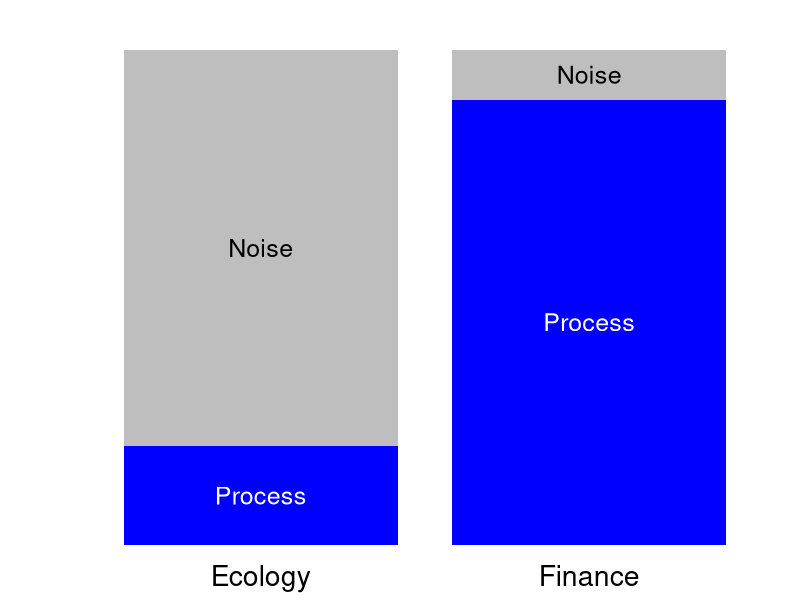
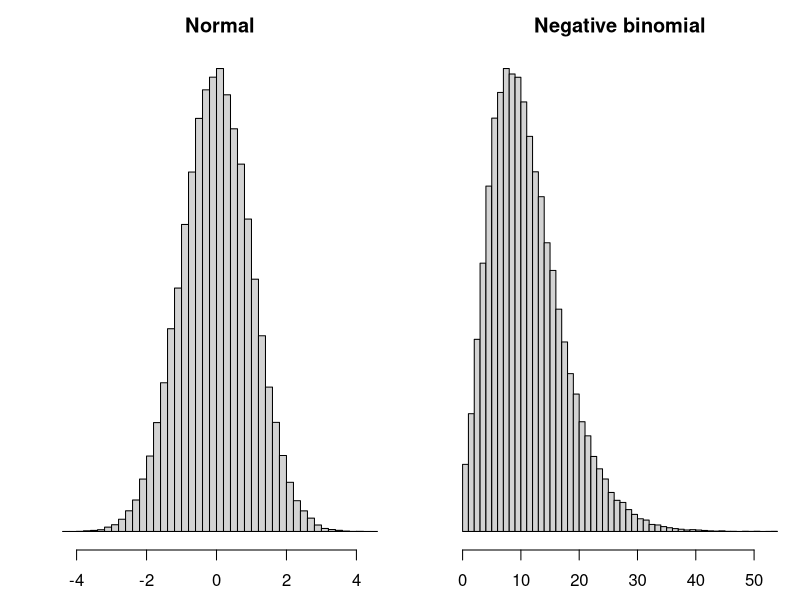
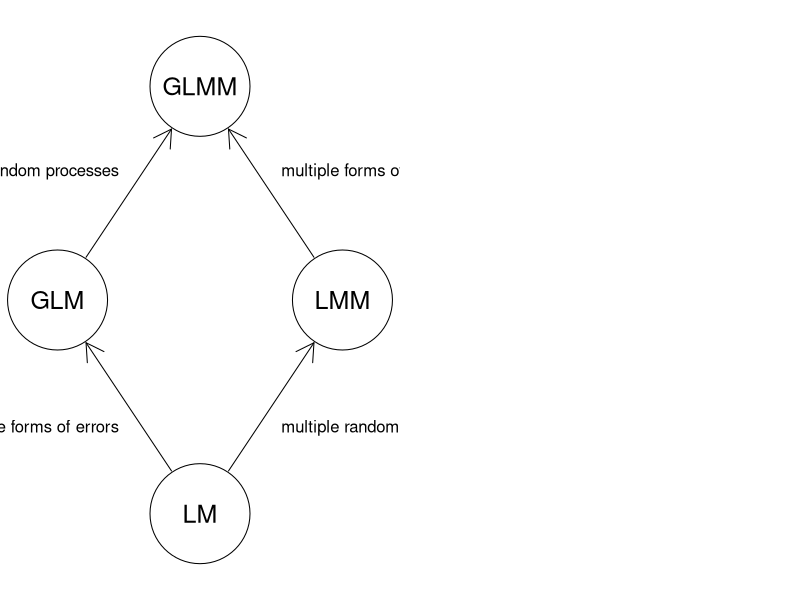

Source code (R) for these figures, in order:
## ---- chunk 1
knitr::opts_chunk$set(echo = FALSE)
## ---- chunk 2
dat <- matrix(c(20, 80, 90, 10), 2, 2)
par(mai = c(0.5, 1, 0.5, 0.5))
bp <- barplot(dat, las = 1, col = c("blue", "gray"), border = NA, axes = FALSE,
        ylab = "", names.arg = c("Ecology", "Finance"), cex.names = 1.7)
text(0.7, 10, adj = c(0.5, 0.5), "Process", col = "white", cex = 1.5)
text(0.7, 60, adj = c(0.5, 0.5), "Noise", col = "black", cex = 1.5)
text(1.9, 45, adj = c(0.5, 0.5), "Process", col = "white", cex = 1.5)
text(1.9, 95, adj = c(0.5, 0.5), "Noise", col = "black", cex = 1.5)
## ---- chunk 3
par(mfrow = c(1, 2), mai = c(0.5, 0.5, 0.5, 0.1), omi = rep(0, 4), bg = NA)

hist(rnorm(1e5), breaks = 50,
     yaxt = "n", xlab = expression(epsilon), main = "Normal")

hist(rnbinom(1e5, 5, 0.3), breaks = 50,
     yaxt = "n", xlab = expression(epsilon), main = "Negative binomial")
## ---- chunk 4
par(mai = rep(0, 4), omi = rep(0, 4), bg = NA)

## order: GLM, LM, GLMM, LMM
xx <- c(1, 2, 2, 3) * 10
yy <- c(2, 1, 3, 2) * 10

plot(c(7, 33), c(7, 33), type = "n", xlim = c(7, 33), ylim = c(7, 33),
     xaxt = "n", yaxt = "n", xlab = "", ylab = "",
     bty = "n")
symbols(xx, yy, circle = rep(2, 4), inches = 0.5, add = TRUE, bg = "white")
text(xx, yy, c("GLM", "LM", "GLMM", "LMM"), cex = 1.5)
## from LM to GLM
arrows(xx[2]-2, yy[2]+2, xx[1]+2, yy[1]-2, length = 0.2)
text(15, 14, "multiple forms of errors", pos = 2)
## from LM to LMM
arrows(xx[2]+2, yy[2]+2, xx[4]-2, yy[4]-2, length = 0.2)
text(25, 14, "multiple random processes", pos = 4)
## from GLM to GLMM
arrows(xx[1]+2, yy[1]+2, xx[3]-2, yy[3]-2, length = 0.2)
text(15, 26, "multiple random processes", pos = 2)
## from LMM to GLMM
arrows(xx[4]-2, yy[4]+2, xx[3]+2, yy[3]-2, length = 0.2)
text(25, 26, "multiple forms of errors", pos = 4)
